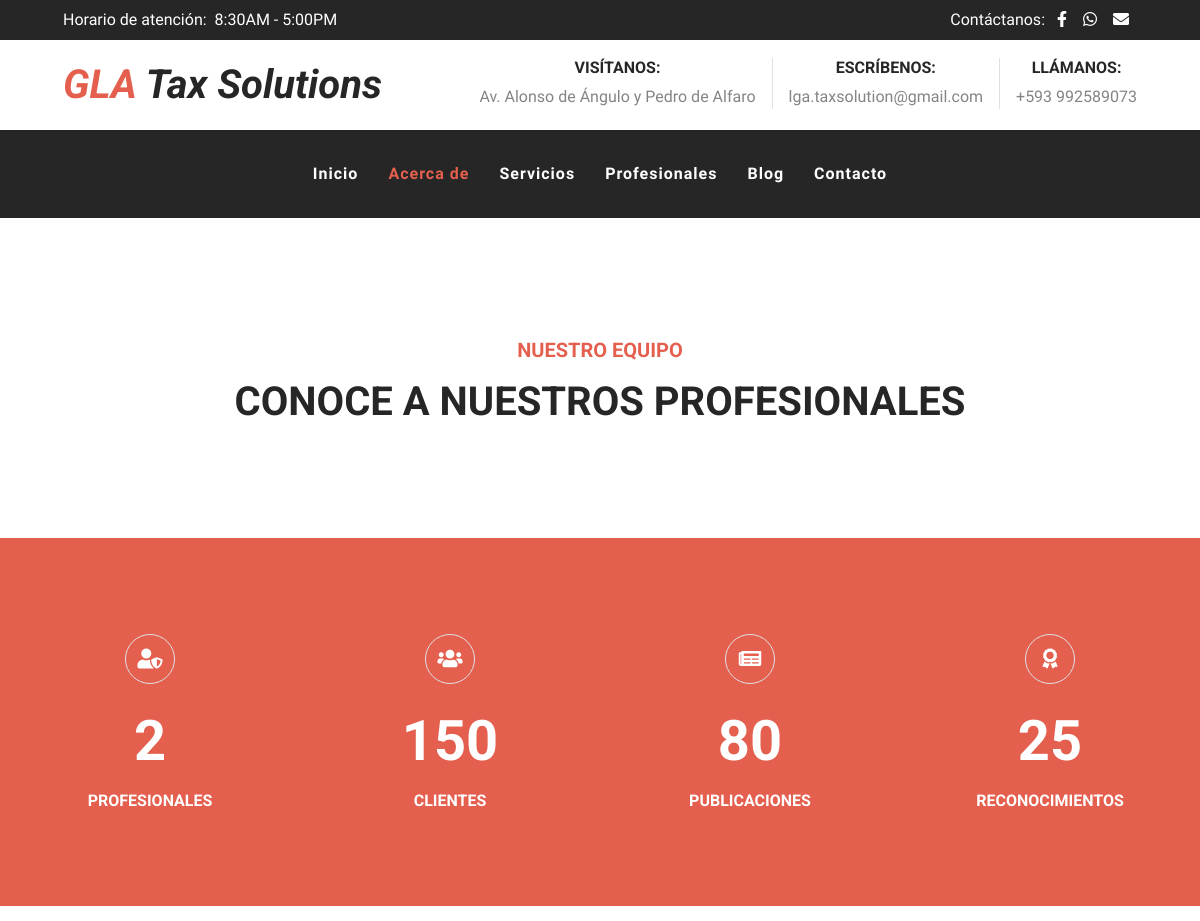
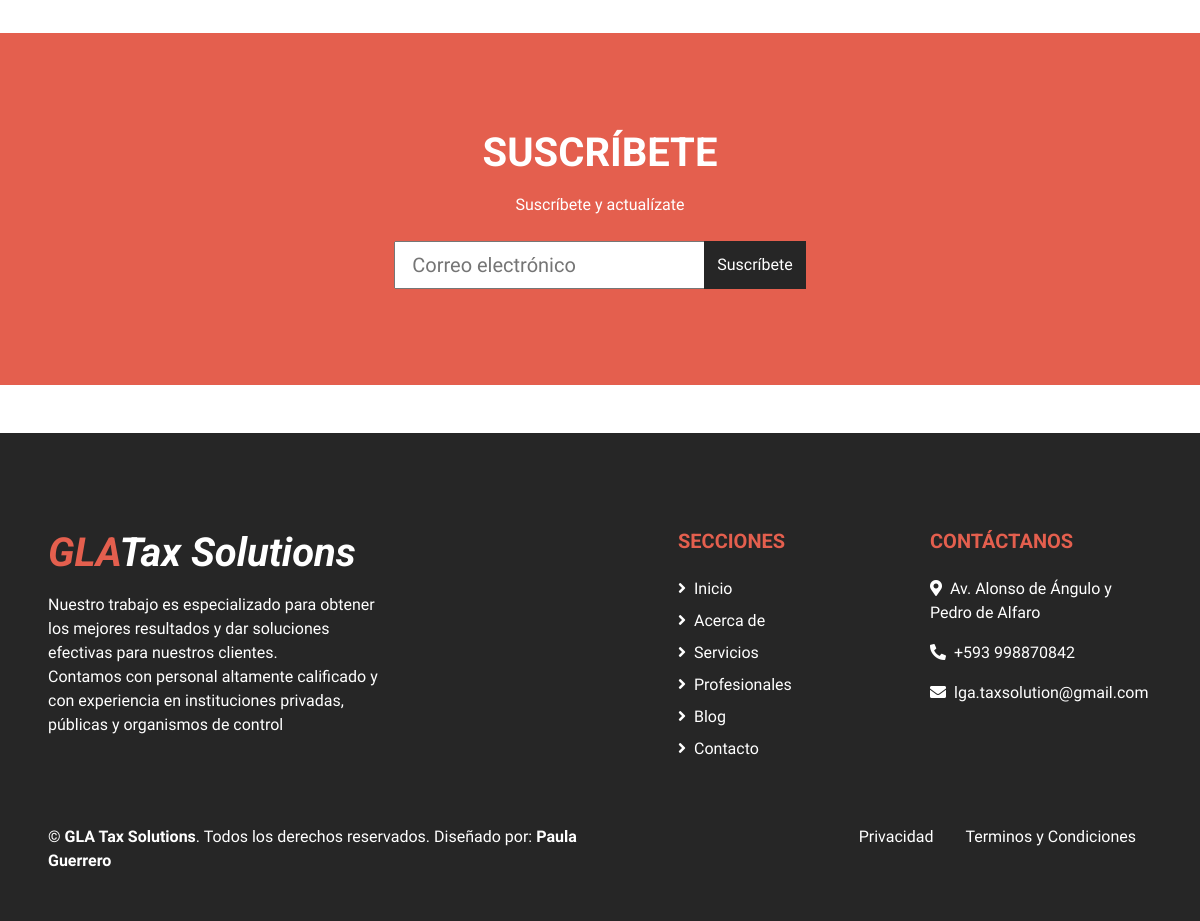
The page /colaborators/ on the database as committed earlier (2 pictures, top to bottom).
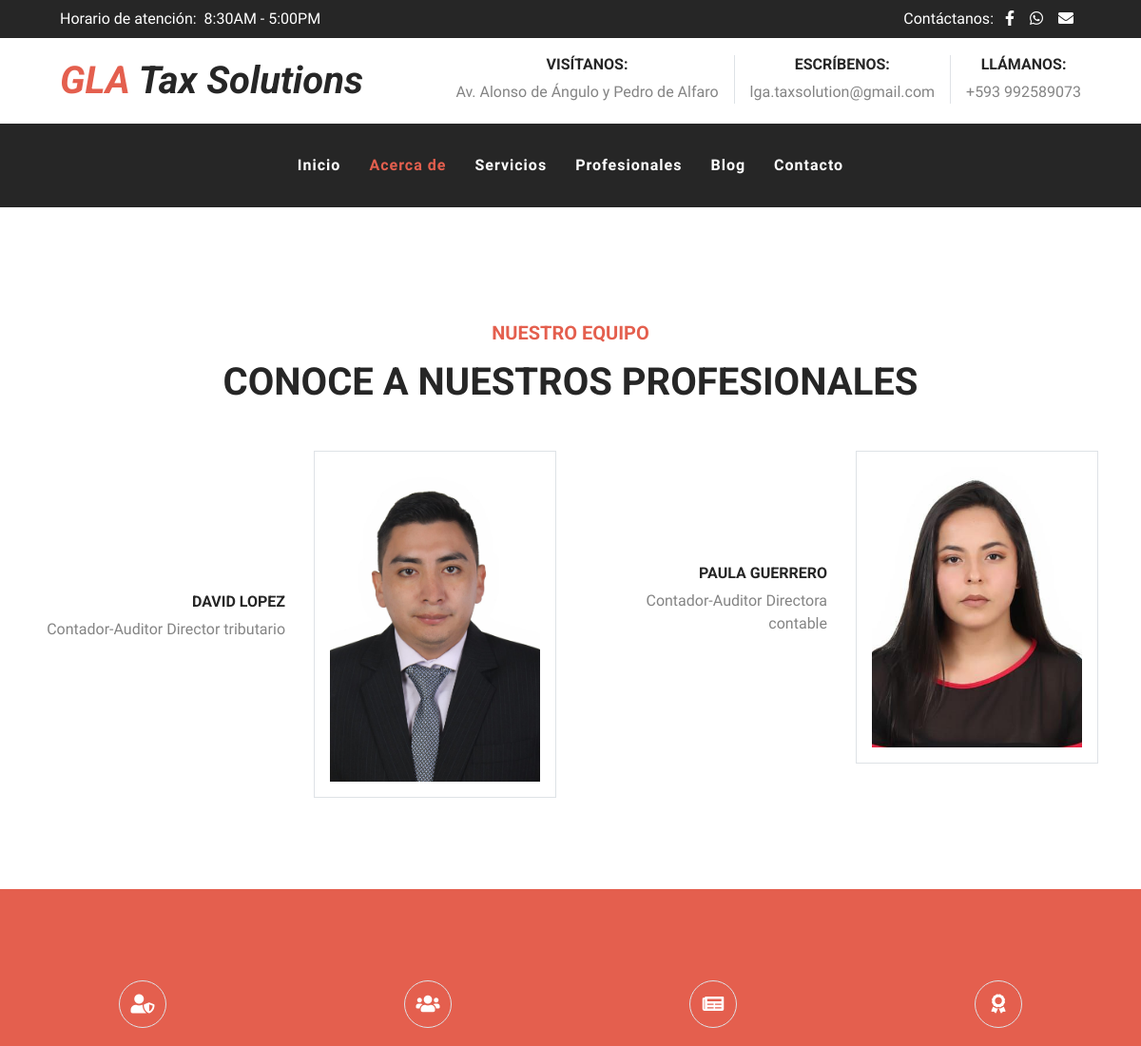
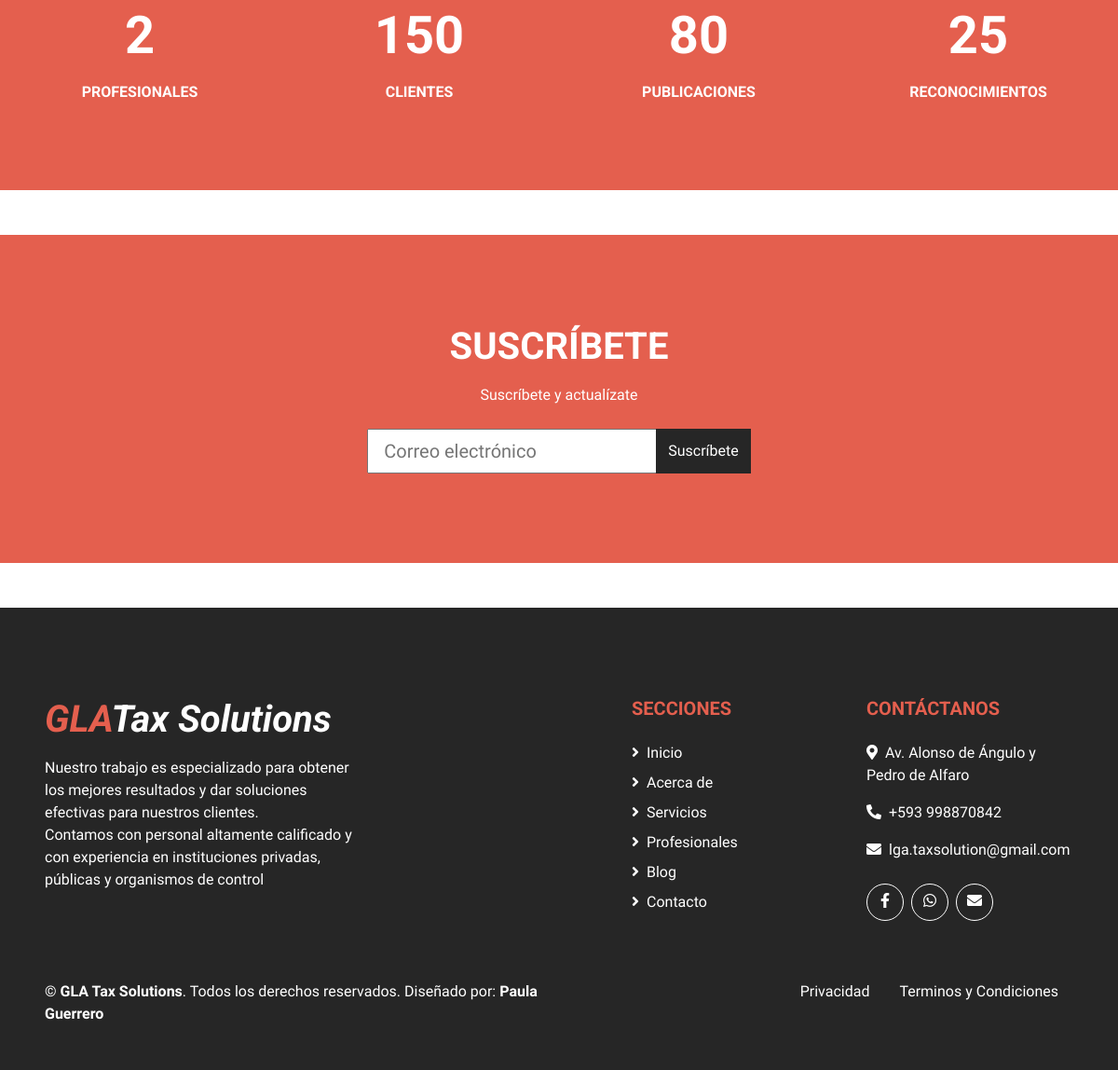
The same page on the database as committed later (2 pictures, top to bottom).
### colaborators/models.py (models this page shows, shortened)
class Colaborator(models.Model):
    image=models.ImageField(verbose_name="Imagen", upload_to="colaborators")
    name=models.CharField(max_length=200, verbose_name="Nombre")
    description=models.TextField(verbose_name="Cargo")
    created=models.DateTimeField(auto_now_add=True, verbose_name="Fecha de creacion")
    updated=models.DateTimeField(auto_now=True, verbose_name="Fecha de actualizacion")
    class Meta:
        verbose_name="profesional"
        verbose_name_plural="profesionales"
        ordering=['name']

### colaborators/views.py (the view)
# urls.py: path('', views.colaborators, name="colaborators"),
def colaborators(request):
    colaborators= Colaborator.objects.all()
    return render (request, "colaborators/colaborators.html",{'colaborators':colaborators})

### social/processor.py (called while the page is built)
def ctx_dict(request):
    ctx={}
    socialList=Social.objects.all()
    for social in socialList:
        ctx[social.key]=social.url
    return ctx

### colaborators/templates/colaborators/colaborators.html (shortened to what this page needs)
{% extends 'core/base.html' %}
{%load static%}
{%block content%}
 <br>
    <div class="container pt-5 pb-3">
        <div class="d-flex flex-column text-center mb-5">
            <h5 class="text-primary mb-3">Nuestro Equipo</h5>
            <h1 class="m-0">Conoce a nuestros profesionales</h1>
        </div>
        <div class="row">
        {% for colaborator in colaborators %}
            <div class="col-lg-6 mb-4">
                <div class="row mb-2 align-items-center">
                    <div class="col-6 text-right">
                        <h6>{{colaborator.name}}</h6>
                        <p>{{colaborator.description}}</p>
                    </div>
                    <div class="col-6">
                        <img class="img-thumbnail p-3" src={{colaborator.image.url}} alt="Image">
                    </div>
                </div>
                </div>
                {% endfor %}
        </div>
    </div>
{%endblock%}

Rows that differ between the two databases and show on the page:
added Colaborator: name "DAVID LOPEZ", description "Contador-Auditor Director tributario", image (picture)
added Colaborator: name "PAULA GUERRERO", description "Contador-Auditor Directora contable", image (picture)
